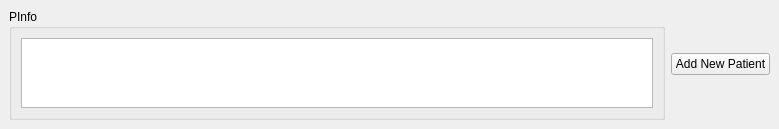
<?xml version="1.0" encoding="UTF-8"?>
<ui version="4.0">
 <class>MainWindow</class>
 <widget class="QMainWindow" name="MainWindow">
  <property name="geometry">
   <rect>
    <x>0</x>
    <y>0</y>
    <width>779</width>
    <height>121</height>
   </rect>
  </property>
  <property name="windowTitle">
   <string>MainWindow</string>
  </property>
  <widget class="QWidget" name="centralwidget">
   <layout class="QHBoxLayout" name="horizontalLayout_2">
    <item>
     <widget class="QGroupBox" name="groupBox">
      <property name="title">
       <string>PInfo</string>
      </property>
      <layout class="QHBoxLayout" name="horizontalLayout">
       <item>
        <widget class="QPlainTextEdit" name="plainTextEdit"/>
       </item>
      </layout>
     </widget>
    </item>
    <item>
     <widget class="QPushButton" name="pushButton">
      <property name="text">
       <string>Add New Patient</string>
      </property>
     </widget>
    </item>
   </layout>
  </widget>
 </widget>
 <resources/>
 <connections/>
</ui>
